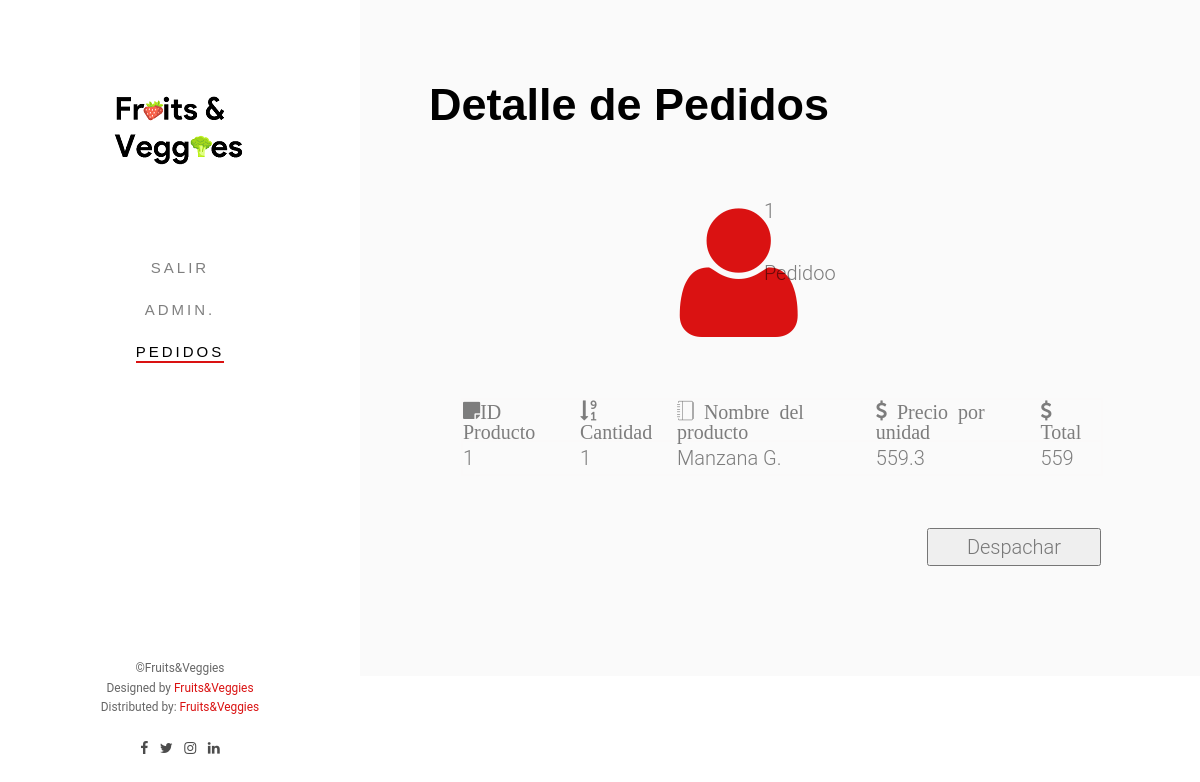
The page /administrador/pedido_detallado.php?id=1 on the database its author committed.
### tables this page shows
CREATE TABLE `pedidos` (
  `id_pedido` int(10) NOT NULL,
  `estado` varchar(20) NOT NULL,
  `fecha_realizacion` date DEFAULT current_timestamp(),
  `fecha_entrega` varchar(15) DEFAULT NULL,
  `cantidad` int(11) NOT NULL,
  `total` int(11) NOT NULL,
  `id_producto` int(10) NOT NULL,
  `id_cliente` int(10) NOT NULL
);

CREATE TABLE `productos` (
  `id_producto` int(10) NOT NULL,
  `nombre` varchar(80) NOT NULL,
  `precio` double(10,2) NOT NULL,
  `existencia` int(5) NOT NULL,
  `descripcion` text NOT NULL,
  `img` text NOT NULL
);

### administrador/pedido_detallado.php (the view, shortened to what this page needs)
<?php
 require_once "../controladores\ctrlFormularios.php";
 require_once "../modelos\mdlformularios.php";
if(isset($_GET['id'])){
	$conn = Conexion :: conectar();
	$id = $_GET['id'];
	$query = $conn->prepare("SELECT * FROM pedidos WHERE id_pedido = $id");
	$query->execute();
	$pedido = $query -> fetch();
	$id_producto = $pedido['id_producto'];
	$query = $conn->prepare("SELECT * FROM productos WHERE id_producto = $id_producto");
	$query->execute();
	$producto = $query -> fetch();
}
?>
<!DOCTYPE html>
	<head>
	<link rel="stylesheet" href="../css/animate.css">
	<link rel="stylesheet" href="../css/icomoon.css">
	<link rel="stylesheet" href="../css/bootstrap.css">
	<link rel="stylesheet" href="../css/style.css">
	</head>
	<body>
	<div id="fh5co-page">
		<aside id="fh5co-aside" role="complementary" class="js-fullheight">
		<h1 id="fh5co-logo"><a href="index.php"><img src="../images/logo.png" alt="Fruits&Veggies"></a></h1>
			<nav id="fh5co-main-menu" role="navigation">
				<ul>
					<li ><a href="index.php">Salir</a></li>
					<li ><a href="administrador.php">Admin.</a></li>
					<li class="fh5co-active"><a href="pedido.php">Pedidos</a></li>
				</ul>
			</nav>
			<div class="fh5co-footer">
				<p><small>&copy;Fruits&Veggies</span> <span>Designed by <a href="#">Fruits&Veggies</a> </span> <span>Distributed by: <a href="#">Fruits&Veggies</a></span></small></p>
				<ul>
					<li><a href="#"><i class="icon-facebook"></i></a></li>
					<li><a href="#"><i class="icon-twitter"></i></a></li>
					<li><a href="#"><i class="icon-instagram"></i></a></li>
					<li><a href="#"><i class="icon-linkedin"></i></a></li>
				</ul>
			</div>
		</aside>
		<div id="fh5co-main">
			<div class="fh5co-more-contact">
				<div class="fh5co-narrow-content">
					<div class="row">
                        <h2 class="fh5co-heading animate-box" data-animate-effect="fadeInLeft">Detalle de Pedidos</h2>
							<div class="fh5co-feature fh5co-feature-sm animate-box" data-animate-effect="fadeInLeft">
                                <div class="col-md-4"></div>
                                <div class="col-md-1">
                                    <div class="fh5co-icon-max">
									    <i class="icon-user"></i>
                                    </div>
                                </div>
                                <div class="col-md-3">
									<p class="fh5co-text"><?php echo $pedido['id_cliente'] ?></p>
                                    <p class="fh5co-text"><?php echo $pedido['estado'] ?>o</p>
                                </div>
							</div>
                        <div class="col-md-12">
							<div class="fh5co-feature fh5co-feature-sm animate-box" data-animate-effect="fadeInLeft">
								<table class="Tabla-detalles">
									<thead>
										<td class="icon-sticky-note">ID Producto</td>
										<td class="icon-sort-numeric-desc"> Cantidad</td>
										<td class="icon-notebook"> Nombre del producto</td>
										<td class="icon-usd" > Precio por unidad</td>
										<td class="icon-dollar" > Total</td>
									</thead>
                                    <tr>
										<td><?php echo $pedido['id_producto'] ?></td>
										<td><?php echo $pedido['cantidad'] ?></td>
										<td><?php echo $producto['nombre'] ?></td>
										<td><?php echo $producto['precio'] ?></td>
										<td><?php echo $pedido['total'] ?></td>
                                    </tr>
                                </table>
                            </div>
						</div>
						<form action="" method="POST" action="<?php echo htmlspecialchars($_SERVER["PHP_SELF"]);?>">
							<div class="col-md-8">
							</div>
							<div class="col-md-4">
								<div class="fh5co-feature fh5co-feature-sm animate-box" data-animate-effect="fadeInLeft">
									<button class="btn-block" type="" >Despachar</button>
								</div>
							</div>
						</form>
					</div>
				</div>
			</div>
		</div>
	</div>
	</body>
</html>

### css/icomoon.css (style rules this page uses)
[class^="icon-"], [class*=" icon-"] { font-family: 'icomoon' !important; speak: none; font-style: normal; font-weight: normal; font-variant: normal; text-transform: none; line-height: 1; -webkit-font-smoothing: antialiased; -moz-osx-font-smoothing: grayscale; }
.icon-user:before { content: "\f007"; }
.icon-twitter:before { content: "\f099"; }
.icon-facebook:before { content: "\f09a"; }
.icon-linkedin:before { content: "\f0e1"; }
.icon-dollar:before { content: "\f155"; }
.icon-usd:before { content: "\f155"; }
.icon-sort-numeric-desc:before { content: "\f163"; }
.icon-instagram:before { content: "\f16d"; }
.icon-sticky-note:before { content: "\f249"; }
.icon-notebook:before { content: "\e00a"; }

### css/style.css (style rules this page uses)
body { font-family: "Roboto", Arial, sans-serif; font-weight: 300; font-size: 20px; line-height: 1.6; color: rgba(0, 0, 0, 0.5); }
a { color: #da1212; -webkit-transition: 0.5s; -o-transition: 0.5s; transition: 0.5s; }
p { margin-bottom: 1.5em; }
h1, h2, h3, h4, h5, h6 { color: #000; font-family: "Montserrat", Arial, sans-serif; font-weight: 700; margin: 0 0 30px 0; }
#fh5co-page { width: 100%; overflow: hidden; position: relative; }
#fh5co-aside { padding-top: 40px; padding-bottom: 40px; width: 15%; position: fixed; bottom: 0; top: 0; left: 0; overflow-y: scroll; -webkit-transition: 0.5s; -o-transition: 0.5s; transition: 0.5s; }
@media screen and (max-width: 1200px) { #fh5co-aside { width: 30%; } }
#fh5co-aside #fh5co-logo { text-align: center; }
#fh5co-aside #fh5co-main-menu ul { text-align: center; margin: 0; padding: 0; }
#fh5co-aside #fh5co-main-menu ul li { margin: 0 0 10px 0; padding: 0; list-style: none; }
#fh5co-aside #fh5co-main-menu ul li a { color: rgba(0, 0, 0, 0.5); text-decoration: none; letter-spacing: .1em; text-transform: uppercase; font-size: 15px; font-weight: 300; position: relative; -webkit-transition: 0.3s; -o-transition: 0.3s; transition: 0.3s; padding: 10px 10px; letter-spacing: .2em; font-family: "Montserrat", Arial, sans-serif; }
#fh5co-aside #fh5co-main-menu ul li a:after { content: ""; position: absolute; height: 2px; bottom: 7px; left: 10px; right: 10px; background-color: #da1212; visibility: hidden; -webkit-transform: scaleX(0); -moz-transform: scaleX(0); -ms-transform: scaleX(0); -o-transform: scaleX(0); transform: scaleX(0); -webkit-transition: all 0.3s cubic-bezier(0.175, 0.885, 0.32, 1.275); -moz-transition: all 0.3s cubic-bezier(0.175, 0.885, 0.32, 1.275); -ms-transition: all 0.3s cubic-bezier(0.175, 0.885, 0.32, 1.275); -o-transition: all 0.3s cubic-bezier(0.175, 0.885, 0.32, 1.275); transition: all 0.3s cubic-bezier(0.175, 0.885, 0.32, 1.275); }
#fh5co-aside #fh5co-main-menu ul li.fh5co-active a { color: black; }
#fh5co-aside #fh5co-main-menu ul li.fh5co-active a:after { visibility: visible; -webkit-transform: scaleX(1); -moz-transform: scaleX(1); -ms-transform: scaleX(1); -o-transform: scaleX(1); transform: scaleX(1); }
#fh5co-aside .fh5co-footer { position: absolute; bottom: 40px; font-size: 14px; text-align: center; width: 100%; font-weight: 400; color: rgba(0, 0, 0, 0.6); }
#fh5co-aside .fh5co-footer span { display: block; }
#fh5co-aside .fh5co-footer ul { padding: 0; margin: 0; text-align: center; }
#fh5co-aside .fh5co-footer ul li { padding: 0; margin: 0; display: inline; list-style: none; }
#fh5co-aside .fh5co-footer ul li a { color: rgba(0, 0, 0, 0.7); padding: 4px; }
#fh5co-main { width: 85%; float: right; -webkit-transition: 0.5s; -o-transition: 0.5s; transition: 0.5s; }
@media screen and (max-width: 1200px) { #fh5co-main { width: 70%; } }
#fh5co-main .fh5co-narrow-content { position: relative; width: 80%; margin: 0 auto; padding: 4em 0; }
.Tabla-detalles { margin: 2px; border-collapse: collapse; width: 100%; }
.Tabla-detalles tr { border: solid 2px #faf9f9; padding: 10px; }
.fh5co-more-contact { background: #fafafa; }
.fh5co-feature { text-align: left; width: 100%; float: left; padding: 20px; }
.fh5co-feature .fh5co-text { float: right; width: 80%; }
.fh5co-heading { font-size: 45px; margin-bottom: 1em; }
.js .animate-box { opacity: 0; }

### rows shown on the page
pedidos: id_cliente "1", estado "Pedido", id_producto "1", cantidad "1", total "559"
productos: nombre "Manzana G.", precio "559.3"
